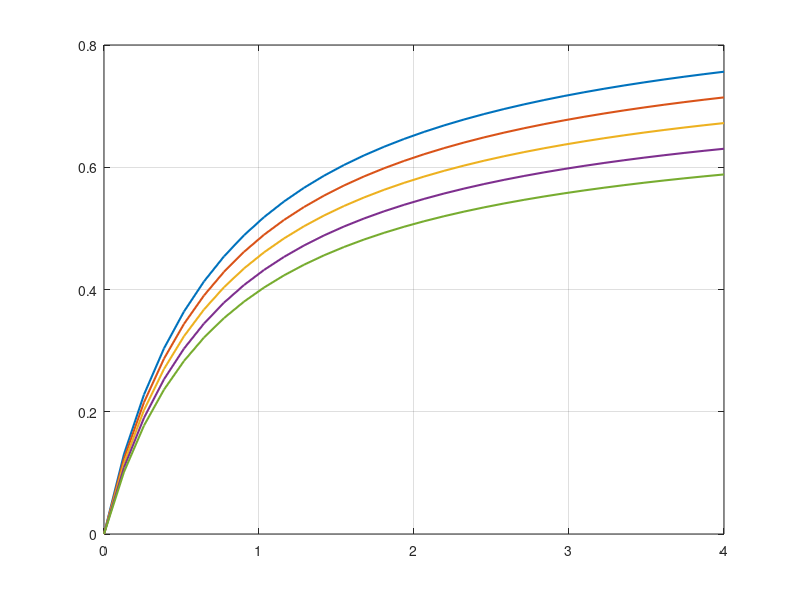

MATLAB code to generate this figure: (Note: this script raises an error after producing the figure.)
% efficiency
isEtaIVar=true;
isAVar=true;

alpha_i= 3.8; %cm^-1, waveguide loss
Lcav=0.2; %cm, cavity length

if isAVar && ~isEtaIVar
    A=linspace(0, 4, 32)'; %experimental value (Coldren, page 148)
    eta_i=0.8;
    GammaGth=A./Lcav+alpha_i;
    eta_d=eta_i.*(A./(GammaGth.*Lcav));
elseif isEtaIVar && ~isAVar
    A=1.2;
    eta_i=linspace(0.7, 0.9, 5)';
    GammaGth=A./Lcav+alpha_i;
    eta_d=eta_i.*(A./(GammaGth.*Lcav));
elseif isAVar && isEtaIVar
    eta_i=linspace(0.7, 0.9, 5)';
    A=linspace(0, 4, 32)';
    GammaGth=A./Lcav+alpha_i;

    for etaIndex=length(eta_i):-1:1
        %differential efficiency
        eta_d(:, etaIndex)=eta_i(etaIndex).*(A./(GammaGth.*Lcav));
    end
end



%%

figInterp=figure();
if isEtaIVar && ~isAVar
    plot(eta_i, eta_d, 'linewidth', 1.5)
    grid on
    xlabel('$\eta_i$','fontsize',30,'interpreter','latex')
    ylabel('$\eta_d$','fontsize',30,'interpreter','latex')
elseif isAVar && ~isEtaIVar
    plot(A, eta_d, 'linewidth', 1.5)
    grid on
    xlabel('A','fontsize',30,'interpreter','latex')
    ylabel('$\eta_d$','fontsize',30,'interpreter','latex')

elseif isAVar && isEtaIVar

    for etaIndex=length(eta_i):-1:1
        pl(etaIndex)=plot(A, eta_d(:, etaIndex), 'linewidth', 1.5, ...
            'DisplayName', ['$\eta_i$ = ', num2str(eta_i(etaIndex))]);
        hold on
        
    end

    grid on
    yline(0.2915, 'linestyle','--', 'linewidth', 1.5, ...
        'Label', ['$\eta_{d_{exp}} = $ ' , num2str(0.2915)], ...
        'fontsize',30, 'interpreter','latex')
    xlabel('A','fontsize',30,'interpreter','latex')
    ylabel('$\eta_d$','fontsize',30,'interpreter','latex')

    %legend settings
    legend(pl, 'location', 'southeast','NumColumns', 3,'fontsize',25,'interpreter','latex')
    box off
    legend boxoff
end

set(gca,'FontSize', 30,'TickLabelInterpreter','latex', 'TickDir', 'in') %Ticks

%figure settings
ScreenSize=get(groot,'ScreenSize');
ScreenSize=ScreenSize(3:4);
Height=600;
Width=1200;
set(gcf, 'color', 'w') ;
set(figInterp,'GraphicsSmoothing','on')
figInterp.Position=[(ScreenSize(1)-Width)/2 (ScreenSize(2)-Height)/2 Width Height];
